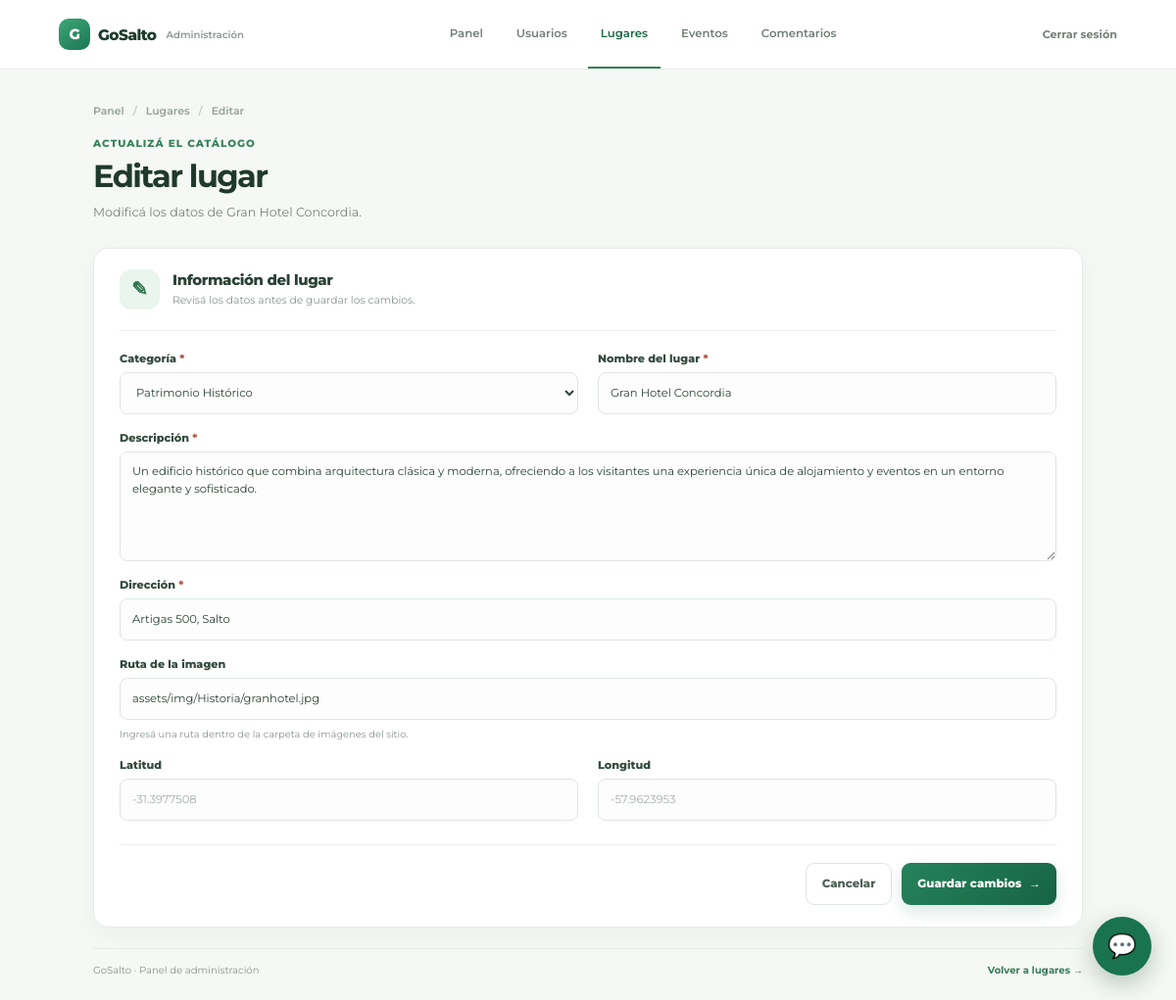
The page /pages/admin/editar_lugar.php?id=17 (signed in) on the database as committed earlier.
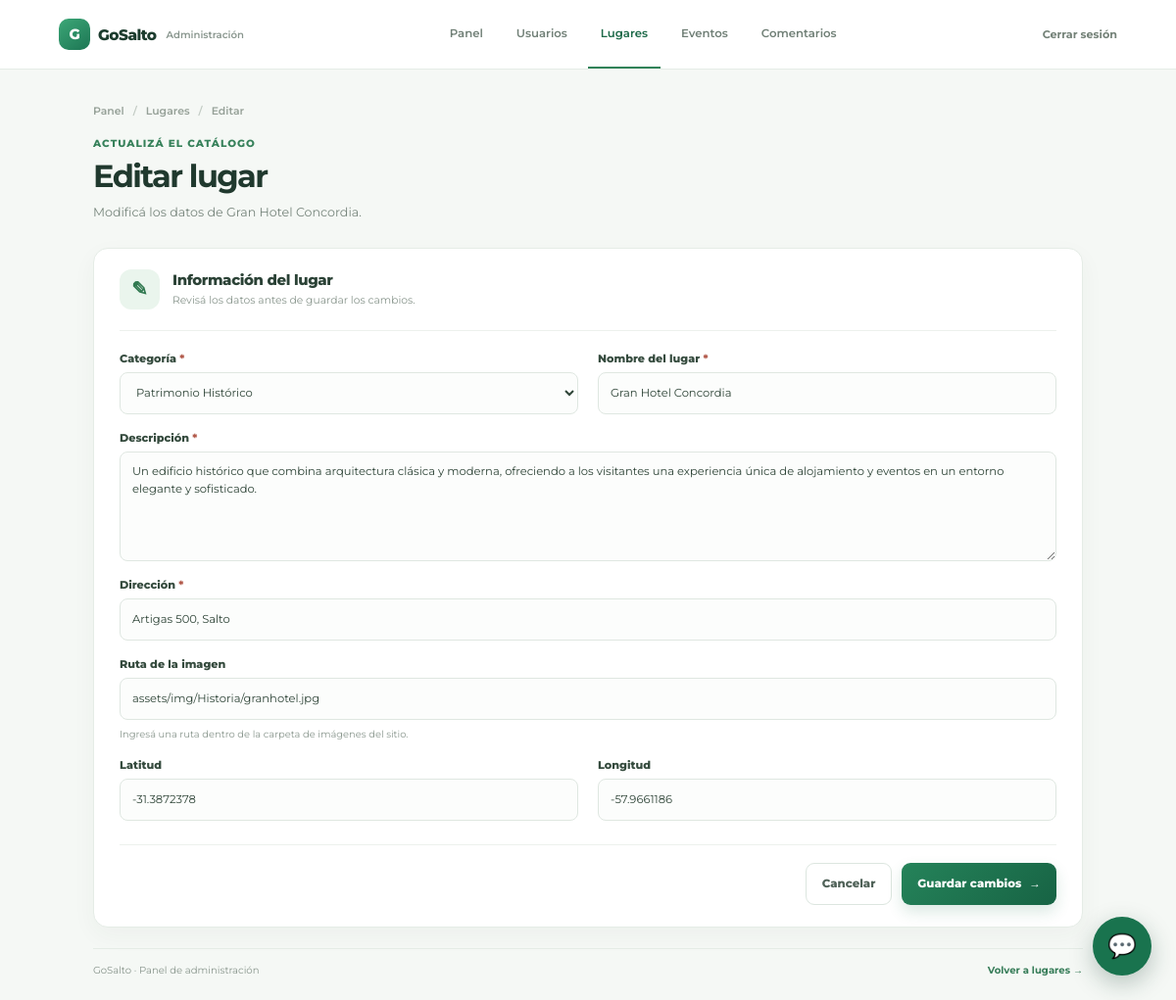
The same page on the database as committed later.
### tables this page shows
CREATE TABLE `lugar_categoria` (
  `ID_LUGAR` int(11) NOT NULL,
  `ID_CATEGORIA` int(11) NOT NULL
);

CREATE TABLE `lugar` (
  `ID_LUGAR` int(11) NOT NULL,
  `NOMBRE` varchar(150) NOT NULL,
  `DESCRIPCION` text DEFAULT NULL,
  `DIRECCION` varchar(200) NOT NULL,
  `IMAGEN` varchar(255) DEFAULT NULL,
  `LATITUD` decimal(10,7) DEFAULT NULL,
  `LONGITUD` decimal(10,7) DEFAULT NULL
);

CREATE TABLE `categoria` (
  `ID_CATEGORIA` int(11) NOT NULL,
  `NOMBRE` varchar(100) NOT NULL
);

### pages/admin/editar_lugar.php (the view, shortened to what the changed rows need)
<?php
require_once("../../conexion.php");
$id_lugar = $_GET["id"] ?? null;
$sql = "SELECT
            l.*,
            lc.ID_CATEGORIA
        FROM LUGAR l
        LEFT JOIN LUGAR_CATEGORIA lc
            ON l.ID_LUGAR = lc.ID_LUGAR
        WHERE l.ID_LUGAR = ?";
$stmt = $conexion->prepare($sql);
$stmt->bind_param(
    "i",
    $id_lugar
);
$stmt->execute();
$lugar = $stmt->get_result()->fetch_assoc();
$categorias = $conexion->query(
    "SELECT ID_CATEGORIA, NOMBRE
     FROM CATEGORIA
     ORDER BY NOMBRE"
);
?>
<!DOCTYPE html>
<html lang="es">
<head>
    <link rel="stylesheet" href="../../assets/css/admin-panel.css?v=2">
    <link rel="stylesheet" href="../../assets/css/admin-crud.css?v=3">
</head>
<body>
<div class="admin-crud">
    <main class="admin-crud-contenido admin-crud-contenido--formulario">
        <section class="admin-crud-encabezado">
            <div>
                <p class="admin-crud-etiqueta">Actualizá el catálogo</p>
                <h1>Editar lugar</h1>
                <p>Modificá los datos de <?= htmlspecialchars($lugar["NOMBRE"], ENT_QUOTES, "UTF-8") ?>.</p>
            </div>
        </section>
        <section class="admin-crud-form-card" aria-labelledby="titulo-formulario">
            <div class="admin-crud-form-intro">
                <div><h2 id="titulo-formulario">Información del lugar</h2><p>Revisá los datos antes de guardar los cambios.</p></div>
            </div>
            <form class="admin-crud-form" method="POST">
                <div class="admin-crud-campos">
                    <div class="admin-crud-campo">
                        <label for="id_categoria">Categoría <span aria-hidden="true">*</span></label>
                        <select id="id_categoria" name="id_categoria" required>
                            <?php while ($categoria = $categorias->fetch_assoc()): ?>
                                <option value="<?= (int) $categoria["ID_CATEGORIA"] ?>" <?= (int) $categoria["ID_CATEGORIA"] === (int) $lugar["ID_CATEGORIA"] ? "selected" : "" ?>><?= htmlspecialchars($categoria["NOMBRE"], ENT_QUOTES, "UTF-8") ?></option>
                            <?php endwhile; ?>
                        </select>
                    </div>
                    <div class="admin-crud-campo">
                        <label for="nombre">Nombre del lugar <span aria-hidden="true">*</span></label>
                        <input id="nombre" type="text" name="nombre" maxlength="150" value="<?= htmlspecialchars($lugar["NOMBRE"], ENT_QUOTES, "UTF-8") ?>" required>
                    </div>
                    <div class="admin-crud-campo admin-crud-campo--ancho">
                        <label for="descripcion">Descripción <span aria-hidden="true">*</span></label>
                        <textarea id="descripcion" name="descripcion" rows="4" required><?= htmlspecialchars($lugar["DESCRIPCION"], ENT_QUOTES, "UTF-8") ?></textarea>
                    </div>
                    <div class="admin-crud-campo admin-crud-campo--ancho">
                        <label for="direccion">Dirección <span aria-hidden="true">*</span></label>
                        <input id="direccion" type="text" name="direccion" maxlength="200" value="<?= htmlspecialchars($lugar["DIRECCION"], ENT_QUOTES, "UTF-8") ?>" required>
                    </div>
                    <div class="admin-crud-campo admin-crud-campo--ancho">
                        <label for="imagen">Ruta de la imagen</label>
                        <input id="imagen" type="text" name="imagen" maxlength="255" value="<?= htmlspecialchars($lugar["IMAGEN"] ?? "", ENT_QUOTES, "UTF-8") ?>" placeholder="assets/img/ejemplo.jpg">
                        <small>Ingresá una ruta dentro de la carpeta de imágenes del sitio.</small>
                    </div>
                    <div class="admin-crud-campo">
                        <label for="latitud">Latitud</label>
                        <input id="latitud" type="number" name="latitud" step="any" min="-90" max="90" value="<?= htmlspecialchars($lugar["LATITUD"] ?? "", ENT_QUOTES, "UTF-8") ?>" placeholder="-31.3977508">
                    </div>
                    <div class="admin-crud-campo">
                        <label for="longitud">Longitud</label>
                        <input id="longitud" type="number" name="longitud" step="any" min="-180" max="180" value="<?= htmlspecialchars($lugar["LONGITUD"] ?? "", ENT_QUOTES, "UTF-8") ?>" placeholder="-57.9623953">
                    </div>
                </div>
            </form>
        </section>
    </main>
</div>
<?php include("../../includes/chat-widget.php"); ?>
</body>
</html>

Rows that differ between the two databases and show on the page:
changed through a linked row, lugar_categoria "Gran Hotel Concordia": latitud (not shown) → "-31.3872378"; longitud (not shown) → "-57.9661186"
